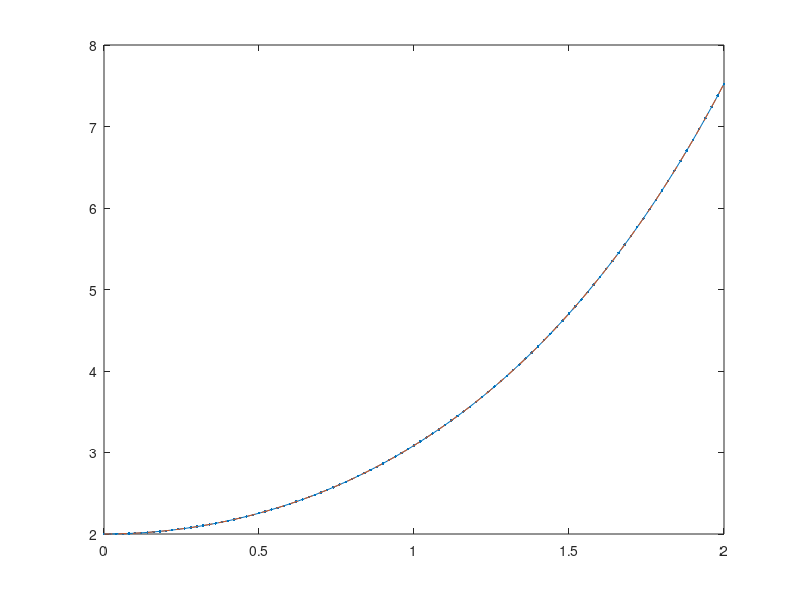
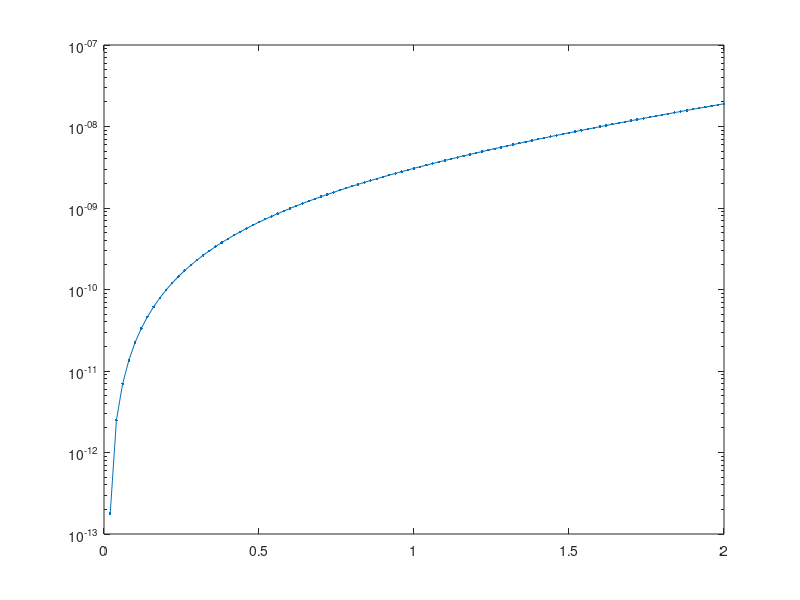

The MATLAB script that drew these images, in order:
% Implementacion Runge Kutta 4
T = 2; % tiempo máximo
tt = linspace(0,T); % para graficar
n  = 100;  % numero de intervalos
h  = T/n; % diametro de intervalos
f = @(t,y) [y(2) y(1)];
% sol. exacta
yex = @(t) exp(t)+exp(-t);
% RK4
a = [0 0 0 0; .5 0 0 0; 0 .5 0 0; 0 0 1 0];
b = [1 2 2 1]/6;
c = [0 .5 .5 1];
tk = linspace(0,T,n+1);
ykRK = nan(n+1,2); % primer columna: y, segunda y'
ykRK(1,:) = [2 0]; % condicion inicial
for k = 1:n
    xi1 = ykRK(k,:);
    xi2 = ykRK(k,:)+h*a(2,1)*f(tk(k)+c(1)*h,xi1);
    xi3 = ykRK(k,:)+h*(a(3,1)*f(tk(k)+c(1)*h,xi1)+a(3,2)*f(tk(k)+c(2)*h,xi2));
    xi4 = ykRK(k,:)+h*(a(4,1)*f(tk(k)+c(1)*h,xi1)+a(4,2)*f(tk(k)+c(2)*h,xi2)+...
        a(4,3)*f(tk(k)+c(3)*h,xi3));
    ykRK(k+1,:) = ykRK(k,:)+h*(b(1)*f(tk(k)+c(1)*h,xi1)+b(2)*f(tk(k)+c(2)*h,xi2)+...
        b(3)*f(tk(k)+c(3)*h,xi3) + b(4)*f(tk(k)+c(4)*h,xi4));
end
figure(1), clf
plot(tk,ykRK(:,1),'.-'), hold on
plot(tt,yex(tt),'--')

% error
figure(2),clf
semilogy(tk,abs(ykRK(:,1)-yex(tk)'),'.-')